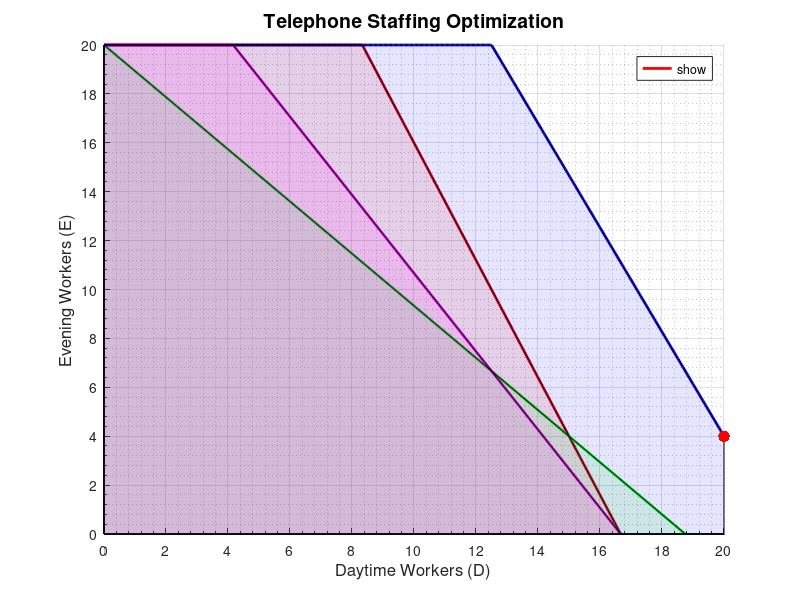

MATLAB code for this plot:
cost_coefficients = [80; 45];  

constraint_matrix = [
    96 * 0.15, 30 * 0.20;  
    96 * 0.10, 30 * 0.30;  
    96 * 0.10, 30 * 0.15;  
    96 * 0.10, 30 * 0.20   
];   

constraint_rhs = [240; 180; 210; 160];        

lower_bounds = [0; 0]; 

upper_bounds = [20; 20]; 

[optimal_solution, optimal_cost] = linprog(cost_coefficients, -constraint_matrix, -constraint_rhs, [], [], lower_bounds, upper_bounds);

optimal_daytime = optimal_solution(1);
optimal_evening = optimal_solution(2);

fprintf('Optimal number of Daytime Hires: %.0f\n', optimal_daytime);
fprintf('Optimal number of Evening Hires: %.0f\n', optimal_evening);
fprintf('Minimum cost: $%.2f\n', optimal_cost);

daytime_workers = linspace(0, 20, 500);  

evening_workers_wives = (240 - 96 * 0.15 * daytime_workers) / (30 * 0.20);
evening_workers_husbands = (180 - 96 * 0.10 * daytime_workers) / (30 * 0.30);
evening_workers_males = (210 - 96 * 0.10 * daytime_workers) / (30 * 0.15);
evening_workers_females = (160 - 96 * 0.10 * daytime_workers) / (30 * 0.20);

figure('Position', [100, 100, 800, 600], 'Color', 'w');
hold on;

plot(daytime_workers, min(evening_workers_wives, 20), 'r', 'LineWidth', 2, 'DisplayName', 'Wives');
plot(daytime_workers, min(evening_workers_husbands, 20), 'g', 'LineWidth', 2, 'DisplayName', 'Husbands');
plot(daytime_workers, min(evening_workers_males, 20), 'b', 'LineWidth', 2, 'DisplayName', 'Single Adult Males');
plot(daytime_workers, min(evening_workers_females, 20), 'm', 'LineWidth', 2, 'DisplayName', 'Single Adult Females');

feasible_evening_workers = min([evening_workers_wives; evening_workers_husbands; evening_workers_males; evening_workers_females]);

fill([daytime_workers, fliplr(daytime_workers)], [min(evening_workers_wives, 20), zeros(1, 500)], 'r', 'FaceAlpha', 0.1, 'HandleVisibility', 'off');
fill([daytime_workers, fliplr(daytime_workers)], [min(evening_workers_husbands, 20), zeros(1, 500)], 'g', 'FaceAlpha', 0.1, 'HandleVisibility', 'off');
fill([daytime_workers, fliplr(daytime_workers)], [min(evening_workers_males, 20), zeros(1, 500)], 'b', 'FaceAlpha', 0.1, 'HandleVisibility', 'off');
fill([daytime_workers, fliplr(daytime_workers)], [min(evening_workers_females, 20), zeros(1, 500)], 'm', 'FaceAlpha', 0.1, 'HandleVisibility', 'off');

plot(optimal_daytime, optimal_evening, 'r.', 'MarkerSize', 25, 'DisplayName', sprintf('Optimal Solution (Daytime = %.0f, Evening = %.0f)', optimal_daytime, optimal_evening));

xlabel('Daytime Workers (D)', 'FontSize', 12);
ylabel('Evening Workers (E)', 'FontSize', 12);
title('Telephone Staffing Optimization', 'FontSize', 14);

xlim([0 20]);
ylim([0 20]);

set(gca, 'XTick', 0:2:20, 'YTick', 0:2:20);
set(gca, 'XMinorTick', 'on', 'YMinorTick', 'on');
set(gca, 'XMinorGrid', 'on', 'YMinorGrid', 'on');

grid on;

legend('show', 'Location', 'Best');
hold off;
